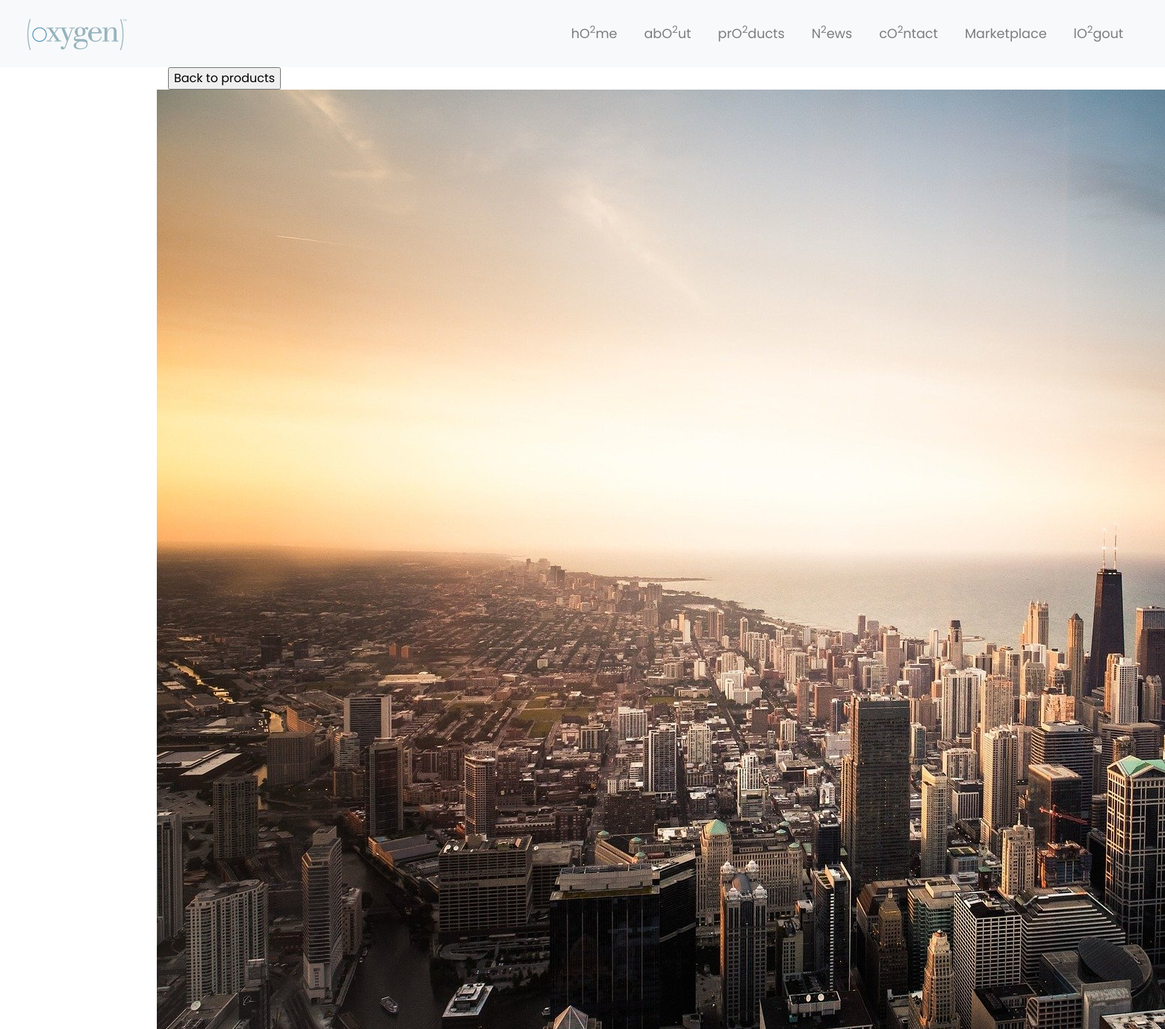
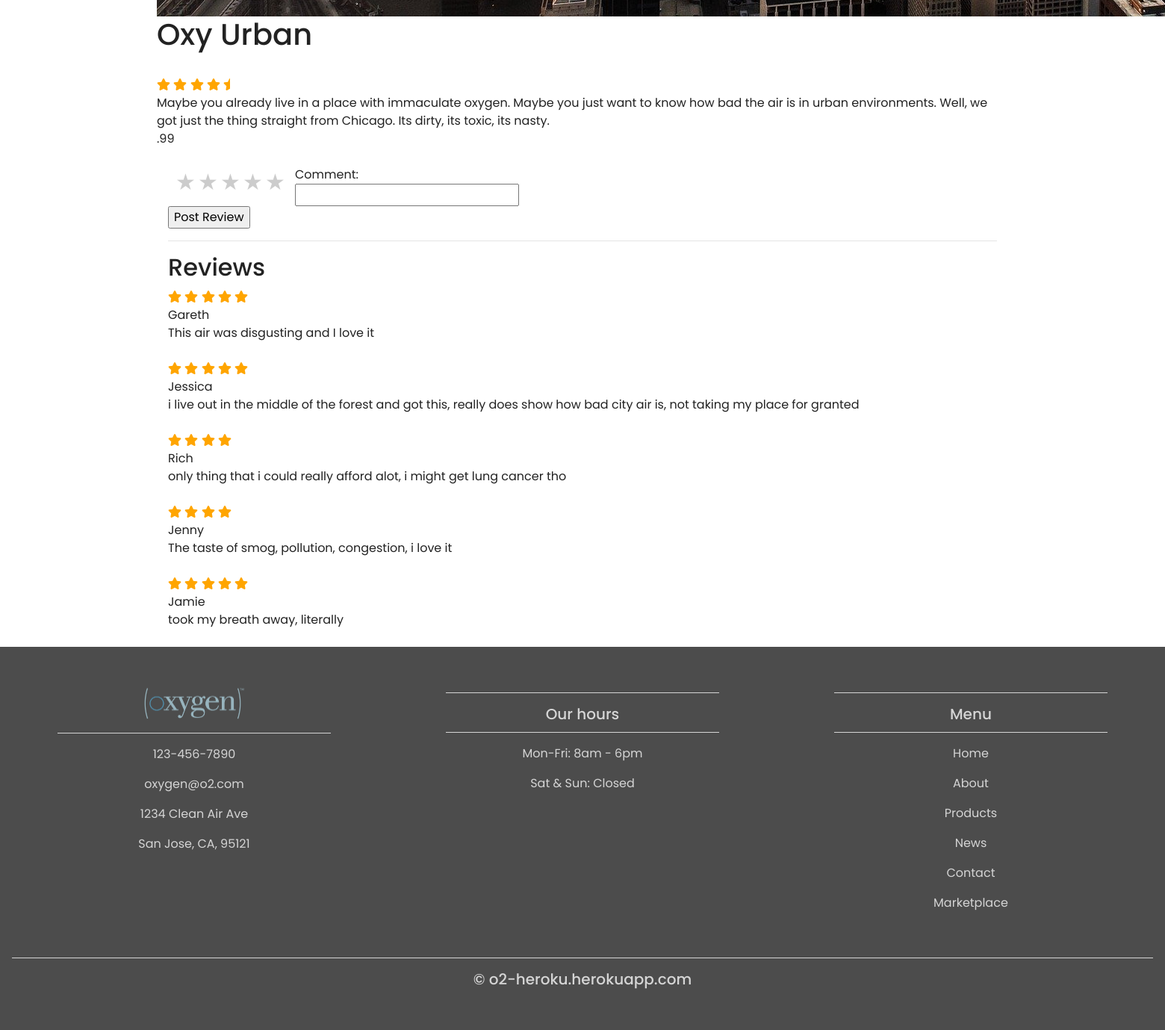
Screenshot of /detailPage.php?value=9 (signed in) with the database file from the repository (2 pictures, top to bottom).
### tables this page shows
CREATE TABLE `products` (
  `product_id` int(11) NOT NULL,
  `name` varchar(50) NOT NULL,
  `image` varchar(100) NOT NULL,
  `description` text NOT NULL,
  `pricing` varchar(10) NOT NULL,
  `product_rating` double DEFAULT NULL,
  `view_count` int(11) NOT NULL
);

CREATE TABLE `ratings` (
  `rating_id` int(11) NOT NULL,
  `product_id` int(11) NOT NULL,
  `user_name` varchar(30) NOT NULL,
  `comment` text NOT NULL,
  `rating` double NOT NULL
);

### detailPage.php (the view, shortened to what this page needs)
<?php
include("dbconfig.php");
include("starsComponent.php");
$sql_view_count = 'UPDATE products SET view_count = view_count + 1 WHERE product_id =' . $_GET["value"];
mysqli_query($conn, $sql_view_count);
$sql1 = 'SELECT * FROM products WHERE product_id = ' . $_GET["value"] . '';
$query1 = mysqli_query($conn, $sql1);
$products = mysqli_fetch_assoc($query1);
?>
<!DOCTYPE html>
<html lang="en">
<head>
    <link rel="stylesheet" href="https://maxcdn.bootstrapcdn.com/bootstrap/4.0.0/css/bootstrap.min.css">
    <link rel="stylesheet" href="./css/style.css" />
</head>
<body>
    <?php include('navComponent.php') ?>
    <div class="container">
        <form action="productsPage.php">
            <input type="submit" value="Back to products" />
        </form>
        <div class="row">
            <div class="column">
                <?php echo '<img src="/img/' . $products['image'] . '">'; ?>
            </div>
            <div class="column">
                <?php
                echo '<h1>' . $products['name'] . '</h1>';
                displayStars($products["product_rating"]);
                echo $products['description'];
                echo $products['pricing'];
                ?>
            </div>
        </div>
        <?php
        if (isset($_SESSION["usersuid"])) {
            echo '<div>
                <form action="" method="post" enctype="multipart/form-data">
                    <div class="rate">
                        <input type="radio" id="star5" name="rate" value="5" />
                        <label for="star5" title="text">5 stars</label>
                        <input type="radio" id="star4" name="rate" value="4" />
                        <label for="star4" title="text">4 stars</label>
                        <input type="radio" id="star3" name="rate" value="3" />
                        <label for="star3" title="text">3 stars</label>
                        <input type="radio" id="star2" name="rate" value="2" />
                        <label for="star2" title="text">2 stars</label>
                        <input type="radio" id="star1" name="rate" value="1" />
                        <label for="star1" title="text">1 star</label>
                    </div>
                    <div>
                        Comment: <br />
                        <input type="text" name="comment" style="width: 300px"><br />
                        <input type="submit" name="AddReview" value="Post Review">
                    </div>
                </form>
            </div>';
        }
        ?>
        <hr>
        <div>
            <h2>Reviews</h2>
            <?php
            $sql = 'SELECT * FROM ratings WHERE product_id = ' . $_GET["value"];
            $query = mysqli_query($conn, $sql);
            while ($row = mysqli_fetch_assoc($query)) {
                echo "<div>";
                echo $row['user_name'];
                echo $row['comment'];
                echo "</div>";
            }
            ?>
        </div>
    </div>
    <?php include('footerComponent.php'); ?>
</body>
</html>

### starsComponent.php
<?php
function displayStars($productRating)
{
    if ($productRating == NULL) {
        $starNumber = 0;
    } else {
        $starNumber = $productRating;
    }
    for ($x = 0; $x < 5; $x++) {
        if (floor($starNumber) - $x >= 1) {
            echo '<span style="color: orange;">
                    <i class="fa fa-star"></i>
                    </span>';
        } elseif ($starNumber - $x > 0) {
            echo '<span style="color: orange;">
                <i class="fas fa-star-half"></i>
                </span>';
        } else {
            echo " ";
        }
    }
}

### css/style.css (style rules this page uses)
html, body { height: 100%; width: 100%; font-family: "Poppins", sans-serif; color: #222; }
.rate { float: left; height: 46px; padding: 0 10px; }
.rate:not(:checked) > label { float: right; width: 1em; overflow: hidden; white-space: nowrap; cursor: pointer; font-size: 30px; color: #ccc; }
.rate:not(:checked) > label:before { content: "★ "; }

### rows the page displays
products: image (picture), name "Oxy Urban", description "Maybe you already live in a place with immaculate oxygen. Maybe you just want to know how bad the air is in urban environments. Well, we got just the thing straight from Chicago. Its dirty, its toxic, its nasty.", pricing ".99"
ratings: rating 5 (drawn), user_name "Gareth", comment "This air was disgusting and I love it"
ratings: rating 5 (drawn), user_name "Jessica", comment "i live out in the middle of the forest and got this, really does show how bad city air is, not taking my place for granted"
ratings: rating 4 (drawn), user_name "Rich", comment "only thing that i could really afford alot, i might get lung cancer tho"
ratings: rating 4 (drawn), user_name "Jenny", comment "The taste of smog, pollution, congestion, i love it"
ratings: rating 5 (drawn), user_name "Jamie", comment "took my breath away, literally"

### other values shown
$phone "123-456-7890"
$email "oxygen@o2.com"
$street "1234 Clean Air Ave"
$city "San Jose"
$state "CA"
$zip "95121"
